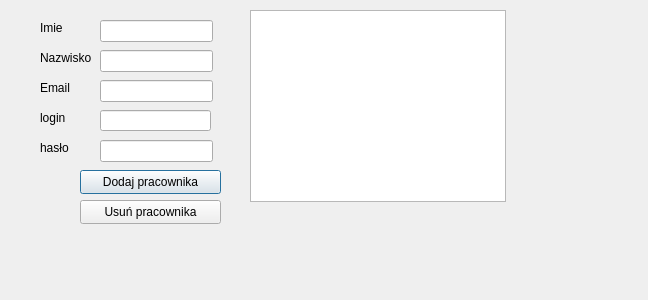
<?xml version="1.0" encoding="UTF-8"?>
<ui version="4.0">
 <class>EmployeesWindow</class>
 <widget class="QDialog" name="EmployeesWindow">
  <property name="geometry">
   <rect>
    <x>0</x>
    <y>0</y>
    <width>648</width>
    <height>300</height>
   </rect>
  </property>
  <property name="windowTitle">
   <string>Dialog</string>
  </property>
  <widget class="QPushButton" name="addEmployeeButton">
   <property name="geometry">
    <rect>
     <x>80</x>
     <y>170</y>
     <width>141</width>
     <height>24</height>
    </rect>
   </property>
   <property name="text">
    <string>Dodaj pracownika</string>
   </property>
  </widget>
  <widget class="QLineEdit" name="firstNameLineEdit">
   <property name="geometry">
    <rect>
     <x>100</x>
     <y>20</y>
     <width>113</width>
     <height>22</height>
    </rect>
   </property>
  </widget>
  <widget class="QLabel" name="label">
   <property name="geometry">
    <rect>
     <x>40</x>
     <y>20</y>
     <width>49</width>
     <height>16</height>
    </rect>
   </property>
   <property name="text">
    <string>Imie</string>
   </property>
  </widget>
  <widget class="QLabel" name="label_2">
   <property name="geometry">
    <rect>
     <x>40</x>
     <y>50</y>
     <width>61</width>
     <height>16</height>
    </rect>
   </property>
   <property name="text">
    <string>Nazwisko</string>
   </property>
  </widget>
  <widget class="QLabel" name="label_3">
   <property name="geometry">
    <rect>
     <x>40</x>
     <y>80</y>
     <width>49</width>
     <height>16</height>
    </rect>
   </property>
   <property name="text">
    <string>Email</string>
   </property>
  </widget>
  <widget class="QLabel" name="label_4">
   <property name="geometry">
    <rect>
     <x>40</x>
     <y>110</y>
     <width>49</width>
     <height>16</height>
    </rect>
   </property>
   <property name="text">
    <string>login</string>
   </property>
  </widget>
  <widget class="QLabel" name="label_5">
   <property name="geometry">
    <rect>
     <x>40</x>
     <y>140</y>
     <width>49</width>
     <height>16</height>
    </rect>
   </property>
   <property name="text">
    <string>hasło</string>
   </property>
  </widget>
  <widget class="QTableView" name="employeesTableView">
   <property name="geometry">
    <rect>
     <x>250</x>
     <y>10</y>
     <width>256</width>
     <height>192</height>
    </rect>
   </property>
  </widget>
  <widget class="QLineEdit" name="lastNameLineEdit">
   <property name="geometry">
    <rect>
     <x>100</x>
     <y>50</y>
     <width>113</width>
     <height>22</height>
    </rect>
   </property>
  </widget>
  <widget class="QLineEdit" name="emailLineEdit">
   <property name="geometry">
    <rect>
     <x>100</x>
     <y>80</y>
     <width>113</width>
     <height>22</height>
    </rect>
   </property>
  </widget>
  <widget class="QLineEdit" name="usernameLineEdit">
   <property name="geometry">
    <rect>
     <x>100</x>
     <y>110</y>
     <width>111</width>
     <height>21</height>
    </rect>
   </property>
  </widget>
  <widget class="QLineEdit" name="passwordLineEdit">
   <property name="geometry">
    <rect>
     <x>100</x>
     <y>140</y>
     <width>113</width>
     <height>22</height>
    </rect>
   </property>
  </widget>
  <widget class="QPushButton" name="deleteEmployeeButton">
   <property name="geometry">
    <rect>
     <x>80</x>
     <y>200</y>
     <width>141</width>
     <height>24</height>
    </rect>
   </property>
   <property name="text">
    <string>Usuń pracownika</string>
   </property>
  </widget>
 </widget>
 <resources/>
 <connections/>
</ui>
